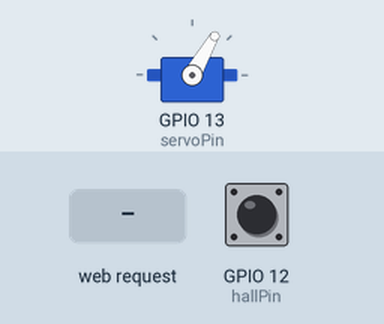
Simulated run of this sketch. Board: ESP32. Shown: servo. The test bench sets the inputs (shaded band); at power-on: GPIO 12 (hallPin) HIGH. WiFi joins after 1.5 s; servers stay silent unless stated; what the sketch prints to the serial monitor is not drawn.

Above: at 2.7 s.
2.8 s: HTTP request GET /?cmd=1 received
At 3.16 s:
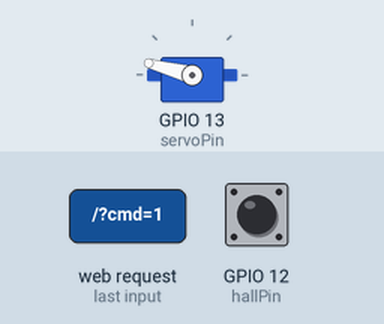
4.9 s: HTTP request GET /?cmd=2 received
At 5.17 s:
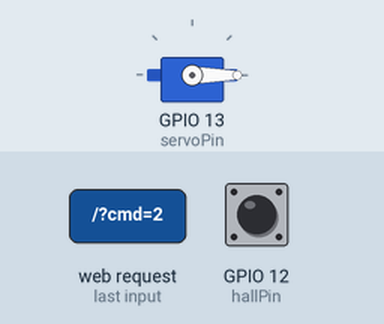
Timing chart, 0 to 7.9 s (numbered marks = the images above; inputs shaded):
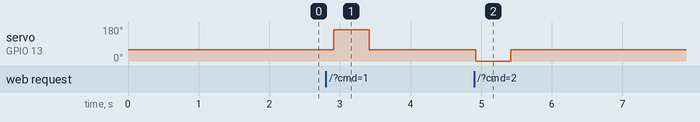

The sketch:

smart-mcb-main-system.ino
```cpp
#include <WiFi.h>
#include <ESP_Mail_Client.h>
#include <ESP32Servo.h>

/* ===== WIFI CONFIG ===== */
const char* ssid = "internet";
const char* password = "internet pass";

/* ===== WEB SERVER ===== */
WiFiServer server(80);

/* ===== HALL SENSOR ===== */
const int hallPin = 12;   // GPIO4
bool mailSent = false;

/* ===== SERVO CONFIG ===== */
Servo myServo;
const int servoPin = 13;
bool movementDone = true;

/* ===== EMAIL CONFIG ===== */
#define SMTP_HOST "smtp.gmail.com"
#define SMTP_PORT 465
#define AUTHOR_EMAIL "esp32mailg@gmail.com"
#define AUTHOR_PASSWORD "mail pass"
#define RECIPIENT_EMAIL "personalmail@gmail.com"

/* ===== SEND EMAIL ===== */
void sendEmail() {
  SMTPSession smtp;
  Session_Config config;

  config.server.host_name = SMTP_HOST;
  config.server.port = SMTP_PORT;
  config.login.email = AUTHOR_EMAIL;
  config.login.password = AUTHOR_PASSWORD;
  config.time.ntp_server = F("pool.ntp.org");
  config.time.gmt_offset = 5.5 * 3600;

  SMTP_Message message;
  message.sender.name = "MCB SENSOR ALERT";
  message.sender.email = AUTHOR_EMAIL;
  message.subject = "MAGNET DETECTED";
  message.addRecipient("User", RECIPIENT_EMAIL);
  message.text.content = "✅ MCB HAS BEEN TRIPPED";

  if (smtp.connect(&config)) {
    if (MailClient.sendMail(&smtp, &message)) {
      Serial.println("✅ Email sent");
    } else {
      Serial.println("❌ Email failed");
    }
  }
}

/* ===== SERVO ACTIONS ===== */
void moveServo180() {
  movementDone = false;
  Serial.println("🔵 Servo: 60° → 180° → 60°");

  myServo.write(165);
  delay(500);

  myServo.write(60);
  delay(500);

  movementDone = true;
  Serial.println("✅ Servo cycle 1 complete");
}

void moveServo0() {
  movementDone = false;
  Serial.println("🟢 Servo: 60° → 0° → 60°");

  myServo.write(0);
  delay(500);

  myServo.write(60);
  delay(500);

  movementDone = true;
  Serial.println("✅ Servo cycle 2 complete");
}

/* ===== SETUP ===== */
void setup() {
  Serial.begin(115200);

  pinMode(hallPin, INPUT_PULLUP);

  myServo.attach(servoPin, 500, 2500);
  myServo.write(60);

  Serial.print("Connecting to WiFi");
  WiFi.begin(ssid, password);
  while (WiFi.status() != WL_CONNECTED) {
    delay(500);
    Serial.print(".");
  }

  Serial.println("\n✅ WiFi connected");
  Serial.println(WiFi.localIP());

  server.begin();
  Serial.println("🌐 HTTP server started");
  Serial.println("🧲 Hall sensor + 🌍 Servo ready");
}

/* ===== LOOP ===== */
void loop() {

  /* ---- HALL SENSOR LOGIC ---- */
  int hallState = digitalRead(hallPin);

  if (hallState == HIGH) {
    Serial.println("🟢 HIGH - Magnet detected");
    mailSent = false;
  }

  if (hallState == LOW && !mailSent) {
    Serial.println("🔴 LOW - Magnet not detected");
    sendEmail();
    mailSent = true;
  }

  /* ---- WEB SERVO CONTROL ---- */
  WiFiClient client = server.available();
  if (client) {
    Serial.println("⚡ Web client connected");

    String request = "";
    while (client.connected()) {
      if (client.available()) {
        char c = client.read();
        request += c;
        Serial.write(c);

        if (c == '\n') {

          if (request.indexOf("GET /?cmd=1") >= 0 && movementDone) {
            moveServo180();
          }

          if (request.indexOf("GET /?cmd=2") >= 0 && movementDone) {
            moveServo0();
          }

          client.println("HTTP/1.1 200 OK");
          client.println("Connection: close");
          client.println();
          break;
        }
      }
    }
    client.stop();
    Serial.println("🔌 Web client disconnected");
  }

  delay(200);
}
```

Measured:
- after the input at 2.8 s, servo on GPIO 13 (servoPin): 60° → 165° after 0.11 s, → 60° 0.50 s later
- after the input at 4.9 s, servo on GPIO 13 (servoPin): 60° → 0° at once, → 60° 0.50 s later
